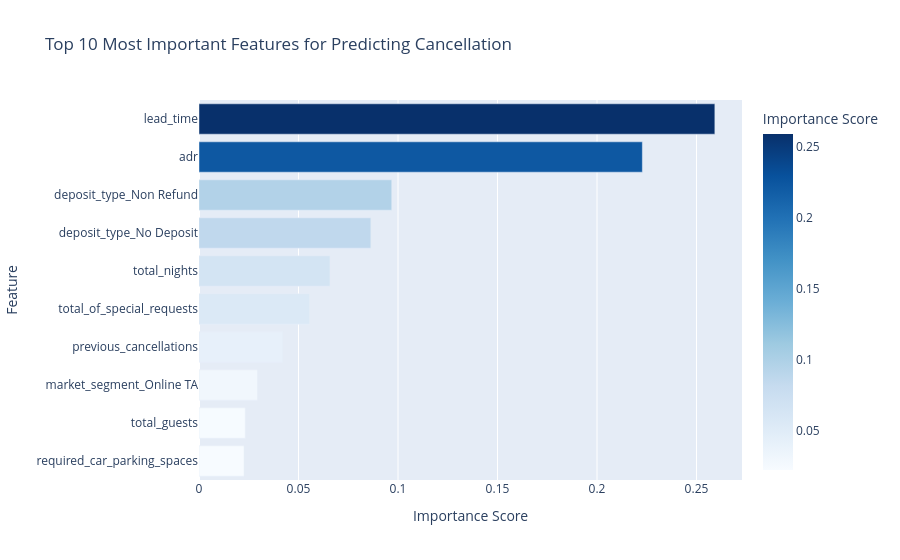

Notebook source saved alongside this figure:
### Code cell
fig_importance = px.bar(
    importance_df.head(10),
    x='importance',
    y='feature',
    orientation='h',
    title='Top 10 Most Important Features for Predicting Cancellation',
    labels={'importance': 'Importance Score', 'feature': 'Feature'},
    color='importance',
    color_continuous_scale='Blues'
)

fig_importance.update_layout(yaxis={'categoryorder': 'total ascending'})
fig_importance.show()

### Figure 1 — Plotly figure (JSON) as saved in the notebook; plotly's stock layout.template omitted (floating-point values rounded to 4 significant figures)
{"data": [{"hovertemplate": "Importance Score=%{marker.color}<br>Feature=%{y}<extra></extra>", "legendgroup": "", "marker": {"color": [0.2592, 0.2228, 0.09685, 0.08635, 0.06581, 0.05548, 0.04208, 0.02939, 0.02326, 0.02262], "coloraxis": "coloraxis", "pattern": {"shape": ""}}, "name": "", "orientation": "h", "showlegend": false, "textposition": "auto", "type": "bar", "x": [0.2592, 0.2228, 0.09685, 0.08635, 0.06581, 0.05548, 0.04208, 0.02939, 0.02326, 0.02262], "xaxis": "x", "y": ["lead_time", "adr", "deposit_type_Non Refund", "deposit_type_No Deposit", "total_nights", "total_of_special_requests", "previous_cancellations", "market_segment_Online TA", "total_guests", "required_car_parking_spaces"], "yaxis": "y"}], "layout": {"barmode": "relative", "coloraxis": {"colorbar": {"title": {"text": "Importance Score"}}, "colorscale": [[0, "rgb(247,251,255)"], [0.125, "rgb(222,235,247)"], [0.25, "rgb(198,219,239)"], [0.375, "rgb(158,202,225)"], [0.5, "rgb(107,174,214)"], [0.625, "rgb(66,146,198)"], [0.75, "rgb(33,113,181)"], [0.875, "rgb(8,81,156)"], [1, "rgb(8,48,107)"]]}, "legend": {"tracegroupgap": 0}, "title": {"text": "Top 10 Most Important Features for Predicting Cancellation"}, "xaxis": {"anchor": "y", "domain": [0, 1], "title": {"text": "Importance Score"}}, "yaxis": {"anchor": "x", "categoryorder": "total ascending", "domain": [0, 1], "title": {"text": "Feature"}}}}
